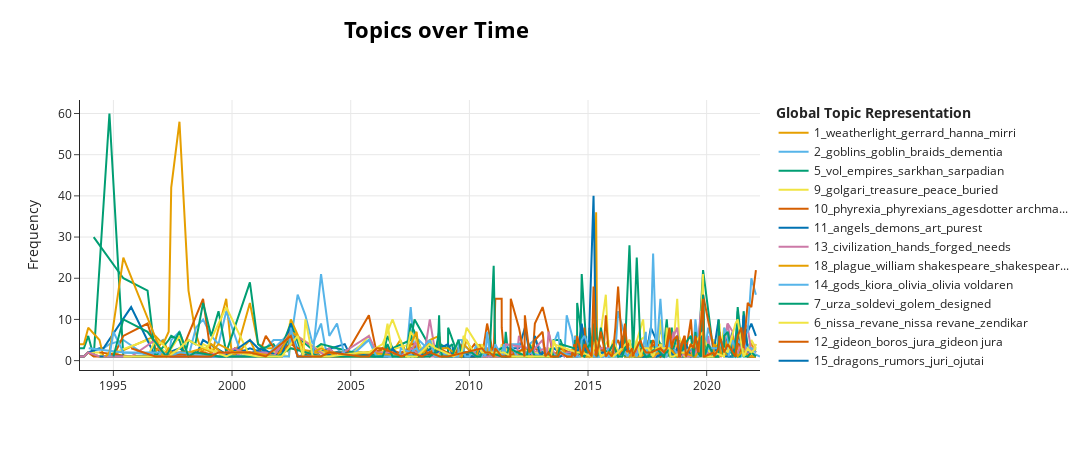

Notebook code for this chart:
### Code cell
topic_model.visualize_topics_over_time(topics_over_time, topics = [1,2,3,4,5,6,7,8,9,10,11,12,13,14,15,16,17,18,19])
